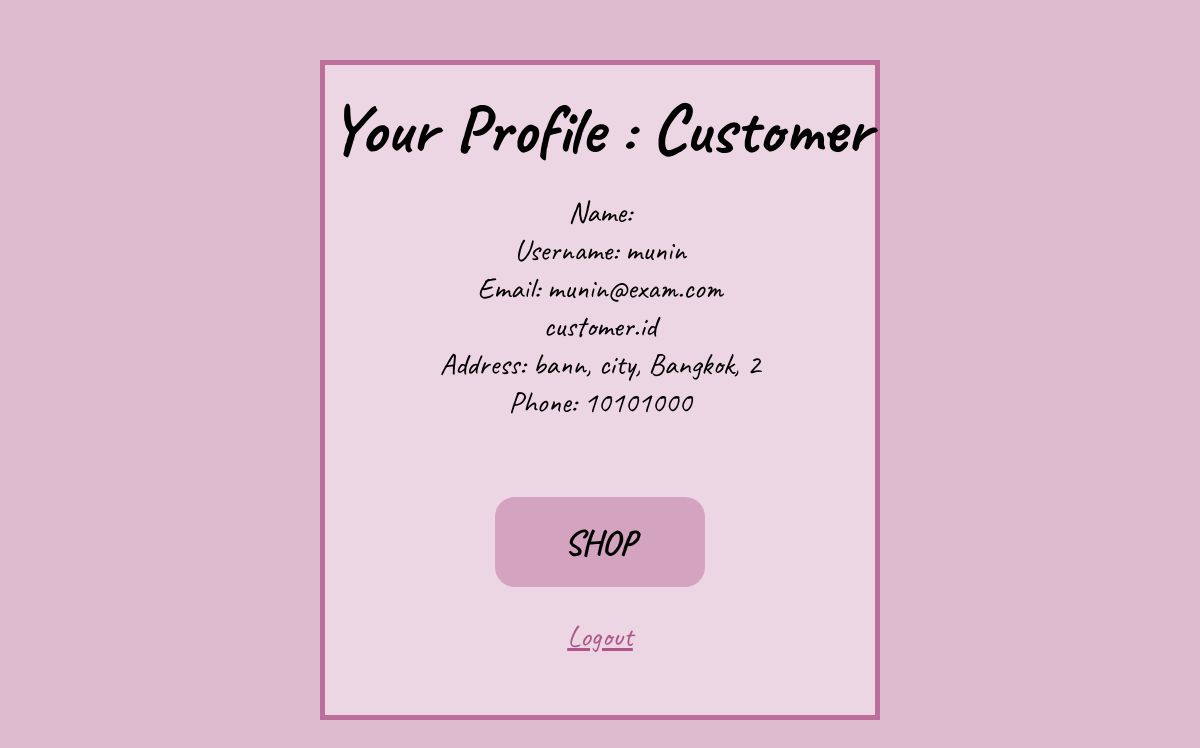
Page /customer/profile/1 (signed in) on the earlier database version.
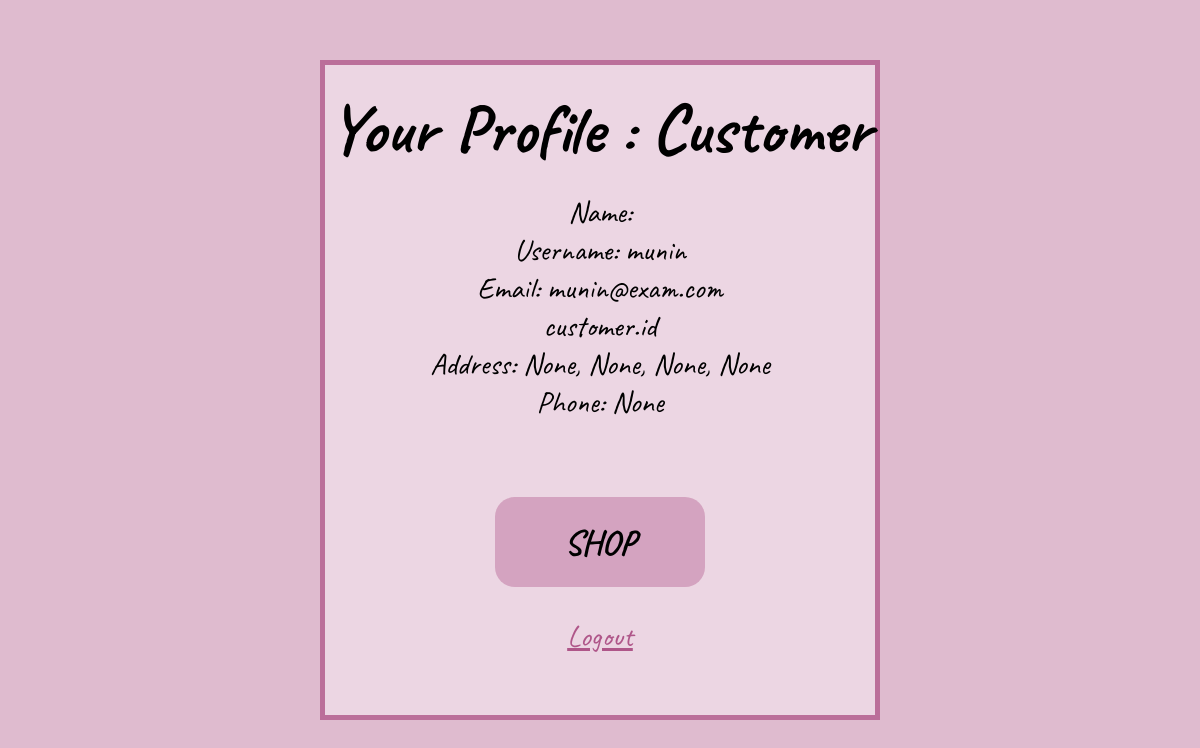
Same page on the later database version.
### customer/models.py (models this page shows, shortened)
class Profile(models.Model):
    customer = models.ForeignKey(User, related_name="profile", on_delete=models.CASCADE, unique=True)
    address = models.CharField(max_length=150, null=True, blank=True)
    city = models.CharField(max_length=40, null=True, blank=True)
    state = models.CharField(max_length=40, null=True, blank=True)
    zip = models.IntegerField(null=True, blank=True)
    phone = models.CharField(max_length=20,null=True, blank=True)

### customer/views.py (the view)
# urls.py: path('profile/<int:u_id>', views.profile, name='profile'),
def profile(request,u_id):
    user = User.objects.get(username=request.user.username)
    iscustomer = Profile.objects.filter(customer=user)
    if not (request.user.is_authenticated and iscustomer):
        return HttpResponseRedirect(reverse('customer_login'))
    customer = Profile.objects.get(customer=user)
    return render(request, 'customer/profile.html', {'customer':customer})

### customer/templates/customer/profile.html (shortened to what this page needs)
{% extends "customer/layout.html" %}
{% block body %}
<div class="box-body">
    <h1>Your Profile : Customer</h1>
    <div style="font-size: 30px;">
        <div>
            <label>Name: </label>
        </div>
        <div>
            <label>Username: </label>
            {{ request.user.username }}
        </div>
        <div>
            <label>Email: </label>
            {{ request.user.email }}
        </div>
        <div>
            customer.id<br>
            <label>Address: </label>
            {{ customer.address }}, {{ customer.city }}, {{ customer.state }}, {{ customer.zip }}
        </div>
        <div>
            <label>Phone: </label>
            {{ customer.phone }}
        </div><br><br>
    </div>
    <a href="{% url 'talard' user.id %}"><button class="shop">SHOP</button></a><br><br>
    <a class="logoutt" href="{% url 'customer_logout' %}">Logout</a><br><br><br><br>
    {% endblock %}

Differences in the rows shown:
changed Profile: address "bann" → "None"; city "city" → "None"; state "Bangkok" → "None"; zip "2" → "None"; phone "10101000" → "None"
